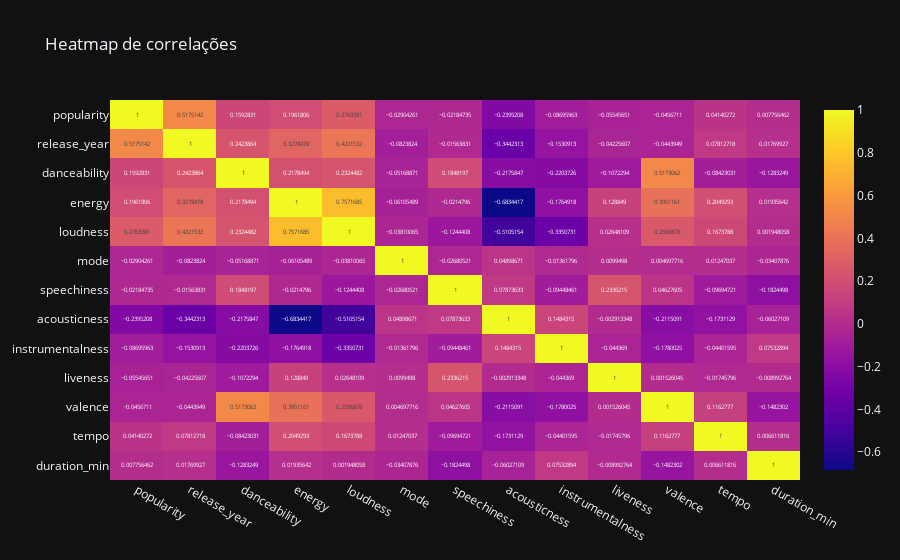

Notebook source saved alongside this figure:
### Code cell
fig = px.imshow(corr_df, text_auto=True, aspect="auto",title='Heatmap de correlações')
iplot(fig)

### Figure 1 — Plotly figure (JSON) as saved in the notebook; plotly's stock layout.template omitted (floating-point values rounded to 4 significant figures; data arrays with more than 128 entries replaced by an {"elided": "..."} marker saying what was removed)
{"data": [{"coloraxis": "coloraxis", "hovertemplate": "x: %{x}<br>y: %{y}<br>color: %{z}<extra></extra>", "name": "0", "texttemplate": "%{z}", "type": "heatmap", "x": ["popularity", "release_year", "danceability", "energy", "loudness", "mode", "speechiness", "acousticness", "instrumentalness", "liveness", "valence", "tempo", "duration_min"], "xaxis": "x", "y": ["popularity", "release_year", "danceability", "energy", "loudness", "mode", "speechiness", "acousticness", "instrumentalness", "liveness", "valence", "tempo", "duration_min"], "yaxis": "y", "z": {"elided": "13x13 float values"}}], "layout": {"coloraxis": {"colorscale": [[0, "#0d0887"], [0.1111, "#46039f"], [0.2222, "#7201a8"], [0.3333, "#9c179e"], [0.4444, "#bd3786"], [0.5556, "#d8576b"], [0.6667, "#ed7953"], [0.7778, "#fb9f3a"], [0.8889, "#fdca26"], [1, "#f0f921"]]}, "title": {"text": "Heatmap de correlações"}, "xaxis": {"anchor": "y", "domain": [0, 1]}, "yaxis": {"anchor": "x", "autorange": "reversed", "domain": [0, 1]}}}
